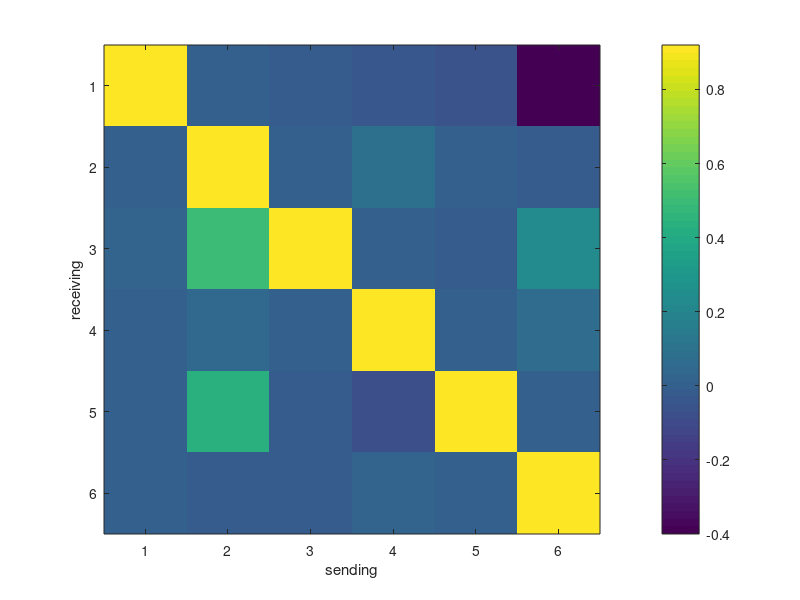
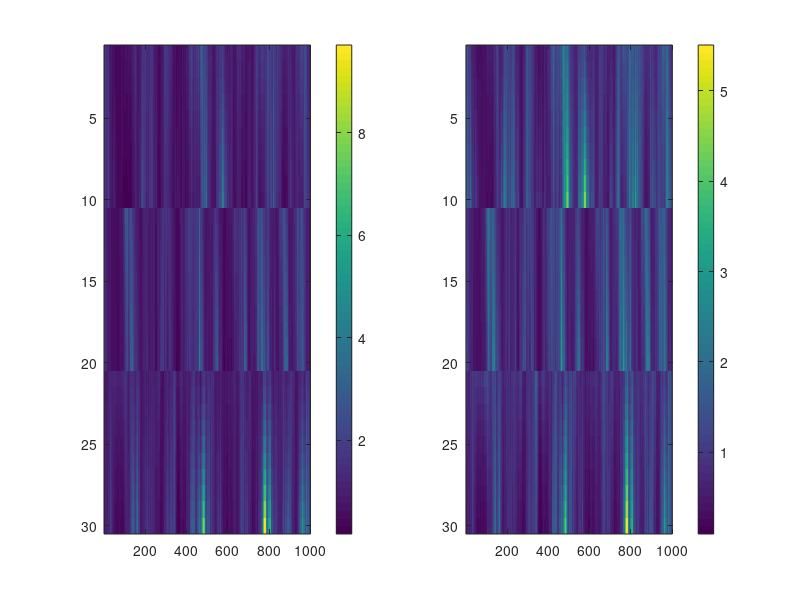

Source code (MATLAB) for these figures, in order: (Note: this script raises an error after producing the figures.)
addpath(genpath('C:\Users\gaw19004\Documents\GitHub\state-space-clustering'));
% addpath(genpath('D:\github\state-space-clustering'));

%% simulation
rng(1)
n = 10;
nClus = 3;
N = n*nClus;
p = 2;
T = 1000;

Lab = repelem(1:nClus, n);
pLab = repelem(1:nClus, p);

d = randn(n*nClus,1)*0;
C_trans = zeros(N, p*nClus);
C = zeros(N, p);
for k = 1:length(Lab)
    C(k,:) = 2*repmat(sum(Lab(1:k)==Lab(k))/sum(Lab==Lab(k)),1,2)+[-2 2];
    C_trans(k, ((Lab(k)-1)*p+1):(Lab(k)*p)) = C(k,:);
end

X = zeros(p*nClus, T);
x0 = zeros(p*nClus, 1);
Q0 = eye(nClus*p)*1e-2;
X(:,1) = mvnrnd(x0, Q0)';

b1 = ones(p,1)*0;
b2 = ones(p,1)*0;
b3 = ones(p,1)*0;
b = [b1;b2;b3];

Q1 = 1e-3*eye(p);
Q2 = 1e-3*eye(p);
Q3 = 1e-3*eye(p);
Q = blkdiag(Q1, Q2, Q3);

%
A = eye(size(Q,1));
while any(imag(eig(A))==0)
    A= randn(size(Q));
    A = A-diag(diag(A));
    A(squareform(pdist(pLab'))==0)=0;
    A = A./sqrt(sum((A-diag(diag(A))).^2,2))*0.1;
    A = A+eye(size(Q,1))*0.92;
end

% let's generate lambda
logLam = zeros(n*nClus, T);
logLam(:,1) = d + C_trans*X(:,1);

for t=2:T
    X(:, t) = mvnrnd(A*X(:, t-1) + b, Q)';
    logLam(:, t) = d + C_trans*X(:,t);
end

Y = poissrnd(exp(logLam));

% do transformation/ constraint: C'*C = I (not C_trans)
% S1 = {};
% V1 = {};
% for j = 1:nClus
%     latId = id2id(j, p);
%     [~,S1{j},V1{j}] = svd(C_trans(:,latId),0);
% end
% M = sparse(blkdiag(S1{:})*(blkdiag(V1{:}))');

[~, S, V] = svd(C, 0);
Mcore = S*V';
M = kron(eye(nClus), Mcore);

X = M*X;
x0 = M*x0;
Q0 = M*Q0*M';
C = C/Mcore;
C_trans = C_trans/M;
b = M*b;
A = M*A/M;
Q = M*Q*M';

% center X around 0
g = mean(X, 2);
X = X - g;
x0 = x0 - g;
d = d - C_trans* g;
b = b + g - A*g;

figure(1)
imagesc(A)
colorbar()
xlabel('sending')
ylabel('receiving')

figure(2)
figure(2)
subplot(1,2,1)
imagesc(exp(logLam))
colorbar()
subplot(1,2,2)
imagesc(exp(d + C_trans*X))
colorbar()

figure(3)
clusterPlot(Y, Lab)

figure(4)
subplot(1,3,1)
plot(X(1:p,:)')
subplot(1,3,2)
plot(X(p+1:2*p,:)')
subplot(1,3,3)
plot(X(2*p+1:3*p,:)')

%% pre-setting...
% d is cluster-dependent, but C is not. (maybe let C be cluster-dependent later)
rng(3)
ng = 10000;

X_fit = zeros(nClus*p, T, ng);
mud_fit = zeros(nClus, ng);
sig2d_fit = zeros(nClus, ng);
d_fit = zeros(N, nClus, ng);
K_fit = zeros(N, p, ng);
C_fit = zeros(N, p, ng);
x0_fit = zeros(nClus*p, ng);
A_fit = zeros(nClus*p, nClus*p, ng);
b_fit = zeros(nClus*p, ng);
Q_fit = zeros(nClus*p, nClus*p, ng);

% priors...
Q0 = eye(nClus*p)*1e-2;

% priors for initial (x0)
mux00 = zeros(nClus*p, 1);
Sigx00 = eye(nClus*p);

% prior for K: C = K*(K'*K)^{-1/2}
% just each entry of K is i.i.d. N(0,1)

% prior for d
nud0 = 1;
sig2d0 = 1e-2;
deltad0 = 0;
k0 = 1;

% prior for linear dyanmics (b, A, Q)
BA0 =[0 1]';
Lamb0 = eye(2);
Psi0 = 1e-4;
nu0 = 1+2;

% initials...
% a0 = nud0/2;
% b0 = nud0*sig2d0/2;
% 1./gamrnd(a0, 1/b0, nClus, 1);
sig2d_fit(:,1) = ones(nClus,1)*1e-2;
mud_fit(:,1) = zeros(nClus,1);
d_fit(:,:,1) = zeros(N,nClus);

K_fit(:,:,1) = randn(N, p);
C_fit(:,:,1) = K_fit(:,:,1)/(sqrtm(K_fit(:,:,1)'*K_fit(:,:,1)));
C_tmp = zeros(N, p*nClus);
for k = 1:length(Lab)
    C_tmp(k, id2id(Lab(k), p)) = C_fit(k,:,1);
end

A_fit(:,:,1) = eye(nClus*p);
b_fit(:,1) = zeros(nClus*p, 1);
Q_fit(:,:,1) = eye(nClus*p)*1e-4;
x0_fit(:,1) = lsqr(C_tmp,(log(mean(Y(:,1:10),2))-d_fit(:,1)));

d_raw = d_fit(:,:,1);
I = (1 : size(d_raw, 1)) .';
k = sub2ind(size(d_raw), I, Lab');
d_tmp = d_raw(k);

[X_fit(:,:,1),~,~] = ppasmoo_poissexp_v2(Y,C_tmp,d_tmp,...
    x0_fit(:,1),Q0,A_fit(:,:,1),b_fit(:,1),Q_fit(:,:,1));
X_fit(:,:,1) = X_fit(:,:,1) - mean(X_fit(:,:,1), 2);

%% MCMC
optdK.M=1;
optdK.Madapt=0;
epsilon = 0.01;
burnIn = round(ng/10);
flg = 0;
nX = numel(X_fit(:,:,1));

for g = 2:ng
    
    % disp(g)
    
    % (1) update X_fit
    d_raw = d_fit(:,:,g-1);
    I = (1 : size(d_raw, 1)) .';
    k = sub2ind(size(d_raw), I, Lab');
    d_tmp = d_raw(k);
    C_tmp = zeros(N, p*nClus);
    for k = 1:length(Lab)
        C_tmp(k, id2id(Lab(k), p)) = C_fit(k,:,1);
    end
    
    x0_tmp = x0_fit(:,g-1);
    A_tmp = A_fit(:,:,g-1);
    b_tmp = b_fit(:,g-1);
    Q_tmp = Q_fit(:,:,g-1);
    X_tmp = X_fit(:,:,g-1);
    
    gradHess = @(vecX) gradHessX(vecX, d_tmp, C_tmp, x0_tmp, Q0, Q_tmp, A_tmp, b_tmp, Y);
    [muXvec,~,hess_tmp,~] = newtonGH(gradHess,X_tmp(:),1e-8,1000);
    if(sum(isnan(muXvec)) ~= 0)
        disp('use adaptive smoother initial')
        X_tmp = ppasmoo_poissexp_v2(Y,C_tmp,d_tmp,x0_tmp,Q0,A_tmp,b_tmp,Q_tmp);
        [muXvec,~,hess_tmp,~] = newtonGH(gradHess,X_tmp(:),1e-8,1000);
    end
    
    % use Cholesky decomposition to sample efficiently
    R = chol(-hess_tmp,'lower'); % sparse
    z = randn(length(muXvec), 1) + R'*muXvec;
    Xsamp = R'\z;
    X_fit(:,:,g) = reshape(Xsamp,[], T);
    % hard centering...
    % X_fit(:,:,g) = X_fit(:,:,g) - mean(X_fit(:,:,g), 2);
    
    xnorm_change = norm(X_fit(:,:,g) - X_fit(:,:,g-1), 'fro');
    
    if(g < round(burnIn/10))
        tuneState = 1; % change epsilon
        disp("iter " + g + ": " + xnorm_change + ", changing");
    elseif(flg == 1)
        tuneState = 3; % fix epsilon
        disp("iter " + g + ": " + xnorm_change + ", tuned");
    else
        if(g > burnIn || xnorm_change < sqrt(1e-1*nX))
            tuneState = 2; % tune epsilon
            flg = 1;
            disp("iter " + g + ": " + xnorm_change + ", tuning");
        else
            tuneState = 1; % change epsilon
            disp("iter " + g + ": " + xnorm_change + ", changing");
        end
    end
    
    % (2) update x0_fit
    Sigx0 = inv(inv(Sigx00) + inv(Q0));
    mux0 = Sigx0*(Sigx00\mux00 + Q0\X_fit(:,1,g));
    x0_fit(:,g) = mvnrnd(mux0, Sigx0)';
    
    % (3) update d_fit & C_fit (K_fit)
    % NUTS (no U turn sampler)
    
    lpdf = @(dKvec) dKlpdf(Y, dKvec(1:N), reshape(dKvec((N+1):end), [], p),...
        X_fit(:,:,g-1), Lab, mud_fit(:,g-1), sig2d_fit(:,g-1));
    glpdf = @(dKvec) getGrad(lpdf, dKvec);
    fg=@(dKvec_r) deal(lpdf(dKvec_r'), glpdf(dKvec_r')'); % log density and gradient
    
    dKvec0 = [d_tmp;reshape(K_fit(:,:,g-1),[],1)];
    
    switch tuneState
        case 1
            [dK_NUTS, ~, ~]=hmc_nuts(fg, dKvec0',optdK);
        case 2
            optdK.Madapt=50;
            [dK_NUTS, ~, diagn]=hmc_nuts(fg, dKvec0',optdK);
            epsilon = diagn.opt.epsilonbar;
            optdK.Madapt=0;
        case 3
            optdK.epsilon = epsilon;
            [dK_NUTS, ~, ~]=hmc_nuts(fg, dKvec0',optdK);
    end
    
    % d_fit
    dback_tmp = d_fit(:,:,g);
    I = (1 : N) .';
    k = sub2ind(size(dback_tmp), I, Lab');
    dback_tmp(k) = dK_NUTS(2,1:N)';
    d_fit(:,:,g) = dback_tmp;
    
    % K_fit & C_fit
    K_fit(:,:,g) = reshape(dK_NUTS(2,(N+1):end), [], p);
    C_fit(:,:,g) = K_fit(:,:,g)/(sqrtm(K_fit(:,:,g)'*K_fit(:,:,g)));
    
    % (4) update mud_fit & sig2d_fit
    for l = unique(Lab(:))'
        nj = sum(Lab == l);
        dj = d_fit(Lab == l, l, g);
        dbar = mean(dj);
        kn = k0 + nj;
        
        % sig2d_fit
        alph = (nud0 + nj)/2;
        beta = (nud0*sig2d0 + sum((dj - dbar).^2) +...
            (k0*nj/kn)*((dbar - deltad0)^2))/2;
        sig2d_fit(l, g) = 1/gamrnd(alph, 1/beta);
        
        % mud_fit
        mud_fit(l,g) = normrnd((k0*deltad0 + sum(dj))/kn,...
            sqrt(sig2d_fit(l, g)/kn));
        
    end
    
    for k = 1:size(X_fit, 1)
        
       % (5)update Q
        Y_BA = X_fit(k,2:T,g)';
        X_BA = [ones(T-1,1) X_fit(k,1:(T-1),g)'];
        
        BAn = (X_BA'*X_BA + Lamb0)\(X_BA'*Y_BA + Lamb0*BA0);
        PsiQ = Psi0 + (Y_BA - X_BA*BAn)'*(Y_BA - X_BA*BAn) +...
            (BAn - BA0)'*Lamb0*(BAn - BA0);
        nuQ = T-1 + nu0;
        Q_fit(k,k,g) = iwishrnd(PsiQ,nuQ);
        
        % (6) update b_fit & A_fit
        Lambn = X_BA'*X_BA + Lamb0;
        BAsamp = mvnrnd(BAn(:), kron(Q_fit(k,k,g), inv(Lambn)))';
        b_fit(k,g) = BAsamp(1);
        A_fit(k,k,g) = BAsamp(2);
    end
    
    
    
    figure(1)
    subplot(3,2,1)
    plot(X(1:p,:)')
    title('true')
    subplot(3,2,2)
    plot(X_fit(1:p,:,g)')
    title('fit')
    subplot(3,2,3)
    plot(X(p+1:2*p,:)')
    subplot(3,2,4)
    plot(X_fit(p+1:2*p,:,g)')
    subplot(3,2,5)
    plot(X(2*p+1:3*p,:)')
    subplot(3,2,6)
    plot(X_fit(2*p+1:3*p,:,g)')
end

save('C:\Users\gaw19004\Desktop\LDS_backup\new2\lds_NUTS_CCI_all.mat')

%%

d_norm = zeros(g-1, 1);
C_norm_fro = zeros(g-1, 1);
b_norm = zeros(g-1, 1);
A_norm_fro = zeros(g-1, 1);
X_norm_fro = zeros(g-1, 1);

for k = 1:g-1
    d_norm(k) = norm(d_fit(:,:,k), 'fro');
    C_norm_fro(k) = norm(C_fit(:,:,k), 'fro');
    b_norm(k) = norm(b_fit(:,k));
    A_norm_fro(k) = norm(A_fit(:,:,k), 'fro');
    X_norm_fro(k) = norm(X_fit(:,:,k), 'fro');
end

figure
plot(X_norm_fro)
title("Frobenius norm of X, dim: " + nClus*p + "\times" + T)


figure
subplot(2,2,1)
plot(d_norm)
title('norm of d')
subplot(2,2,2)
plot(C_norm_fro)
title('Frobenius norm of C')
subplot(2,2,3)
plot(b_norm)
title('norm of b')
subplot(2,2,4)
plot(A_norm_fro)
title('Frobenius norm of A')

%%
% idx = round(ng/2):ng;
idx = 3000:6000;



figure
subplot(1,3,1)
plot(d,sum(mean(d_fit(:,:,idx), 3),2),'rx');
ylabel('estimate')
title('d')
C_fit_mean = mean(C_fit(:,:,idx), 3);
subplot(1,3,2)
plot(sum(C_trans(:,1:p:end), 2),C_fit_mean(:,1),'rx');
title('1st column of C')
xlabel('true')
subplot(1,3,3)
plot(sum(C_trans(:,2:p:end), 2),C_fit_mean(:,2),'rx');
title('2nd column of C')
sgtitle('No Update of Prior')



subplot(1,2,1)
imagesc(exp(C_trans*X + d))
cLim = caxis;
title('true')
colorbar()
subplot(1,2,2)
C_tmp = zeros(N, p*nClus);
for k = 1:length(Lab)
    C_tmp(k, id2id(Lab(k), p)) = C_fit_mean(k,:);
end
imagesc(exp(C_tmp*mean(X_fit(:,:,idx), 3) + sum(mean(d_fit(:,:,idx), 3),2)))
set(gca,'CLim',cLim)
title('fit')
colorbar()



figure
subplot(3,2,1)
plot(X(1:p,:)')
title('true')
subplot(3,2,2)
plot(mean(X_fit(1:p,:,idx), 3)')
title('fit')
subplot(3,2,3)
plot(X(p+1:2*p,:)')
subplot(3,2,4)
plot(mean(X_fit(p+1:2*p,:,idx), 3)')
subplot(3,2,5)
plot(X(2*p+1:3*p,:)')
subplot(3,2,6)
plot(mean(X_fit(2*p+1:3*p,:,idx), 3)')
